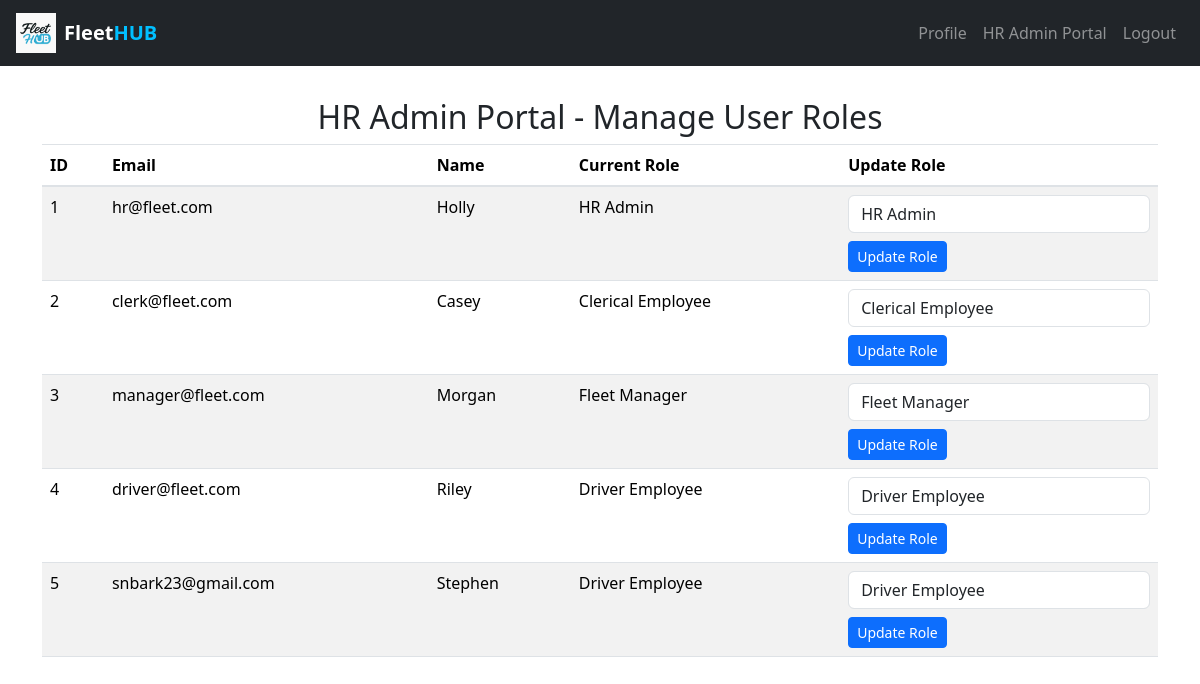
The page /hr-admin (signed in) on the database as committed earlier.
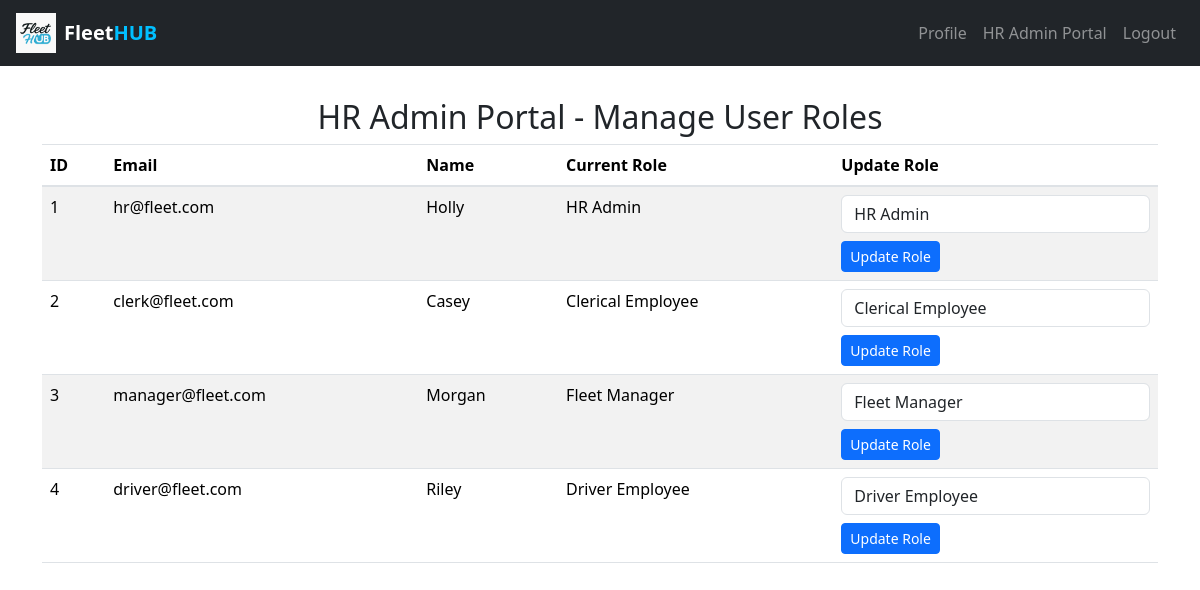
The same page on the database as committed later.
### website/models.py (models this page shows)
class User(db.Model, UserMixin):
    id = db.Column(db.Integer, primary_key=True)
    email = db.Column(db.String(150), unique=True)
    password = db.Column(db.String(150))
    first_name = db.Column(db.String(150))
    last_name = db.Column(db.String(150))
    role = db.Column(db.String(50))
    vehicles = db.relationship('Vehicle', backref='owner', lazy=True)

### website/views.py (the view, shortened to what this page needs)
@views.route('/hr-admin', methods=['GET', 'POST'])
@login_required
@role_required('HR Admin')
def hr_admin():
    users = User.query.all()
    return render_template('hr_admin/hr_admin.html', users=users, roles=["Fleet Manager", "Driver Employee", "Clerical Employee", "HR Admin"], user=current_user)

### website/__init__.py (called while the page is built)
def create_app():
    app = Flask(__name__)
    app.config['SECRET_KEY'] = 'hjshjhdjah kjshkjdhjs'
    app.config['SQLALCHEMY_DATABASE_URI'] = f'sqlite:///{DB_NAME}'
    db.init_app(app)
    from .views import views
    from .auth import auth
    app.register_blueprint(views, url_prefix='/')
    app.register_blueprint(auth, url_prefix='/')
    from .models import User
    with app.app_context():
        db.create_all()
    login_manager = LoginManager()
    login_manager.login_view = 'auth.login'
    login_manager.init_app(app)
    @login_manager.user_loader
    def load_user(id):
        return User.query.get(int(id))
    return app

### website/views.py (called while the page is built)
def role_required(role):
    def decorator(f):
        @wraps(f)
        def wrapped(*args, **kwargs):
            if current_user.role != role:
                abort(403)  # Forbidden
            return f(*args, **kwargs)
        return wrapped
    return decorator

### website/templates/hr_admin/hr_admin.html (shortened to what this page needs)
{% extends "base.html" %}
{% block content %}
<h2 class="text-center">HR Admin Portal - Manage User Roles</h2>
<table class="table table-striped">
    <thead>
        <tr>
            <th>ID</th>
            <th>Email</th>
            <th>Name</th>
            <th>Current Role</th>
            <th>Update Role</th>
        </tr>
    </thead>
    <tbody>
        {% for user_item in users %}
        <tr>
            <td>{{ user_item.id }}</td>
            <td>{{ user_item.email }}</td>
            <td>{{ user_item.first_name }}</td>
            <td>{{ user_item.role }}</td>
            <td>
                <form method="POST">
                    <select name="new_role" class="form-control" required>
                        {% for role in roles %}
                        <option value="{{ role }}" {% if user_item.role == role %}selected{% endif %}>{{ role }}</option>
                        {% endfor %}
                    </select>
                    <button type="submit" class="btn btn-sm btn-primary mt-2">Update Role</button>
                </form>
            </td>
        </tr>
        {% endfor %}
    </tbody>
</table>
{% endblock %}

### website/templates/base.html (shortened to what this page needs)
<!DOCTYPE html>
<html>
<head>
  <link rel="stylesheet" href="https://cdn.jsdelivr.net/npm/bootstrap@4.6.2/dist/css/bootstrap.min.css">
  <link rel="stylesheet" href="https://cdn.jsdelivr.net/npm/bootstrap@5.3.2/dist/css/bootstrap.min.css">
  <link rel="stylesheet" href="https://cdnjs.cloudflare.com/ajax/libs/font-awesome/5.15.4/css/all.min.css">
</head>
<body>
  <nav class="navbar navbar-expand-lg navbar-dark bg-dark px-3">
    <a class="navbar-brand d-flex align-items-center" href="{{ url_for('views.home') }}">
      <img src="{{ url_for('static', filename='logo.png') }}" alt="Logo" height="40" class="me-2">
      <strong>Fleet<span style="color:#00BFFF;">HUB</span></strong>
    </a>
    <div class="collapse navbar-collapse justify-content-end" id="navbarNav">
      <ul class="navbar-nav">
        {% if user.is_authenticated %}
          <li class="nav-item"><a class="nav-link" href="{{ url_for('views.profile') }}">Profile</a></li>
          {% if user.role == 'Fleet Manager' %}
            <li class="nav-item"><a class="nav-link" href="{{ url_for('views.fleet_manager') }}">Fleet Manager Portal</a></li>
          {% elif user.role == 'Driver Employee' %}
            <li class="nav-item"><a class="nav-link" href="{{ url_for('views.driver_employee') }}">Driver Employee Portal</a></li>
          {% elif user.role == 'Clerical Employee' %}
            <li class="nav-item"><a class="nav-link" href="{{ url_for('views.clerical_employee') }}">Clerical Employee Portal</a></li>
          {% elif user.role == 'HR Admin' %}
            <li class="nav-item"><a class="nav-link" href="{{ url_for('views.hr_admin') }}">HR Admin Portal</a></li>
          {% endif %}
          <li class="nav-item"><a class="nav-link" href="{{ url_for('auth.logout') }}">Logout</a></li>
        {% else %}
          <li class="nav-item"><a class="nav-link" href="{{ url_for('auth.login') }}">Login</a></li>
          <li class="nav-item"><a class="nav-link" href="{{ url_for('auth.sign_up') }}">Sign Up</a></li>
        {% endif %}
      </ul>
    </div>
  </nav>
  <div class="container py-4">
    {% block content %}{% endblock %}
  </div>
</body>
</html>

Rows that differ between the two databases and show on the page:
removed User: id "5", email "snbark23@gmail.com", first_name "Stephen", role "Driver Employee", new_role "Driver Employee"
